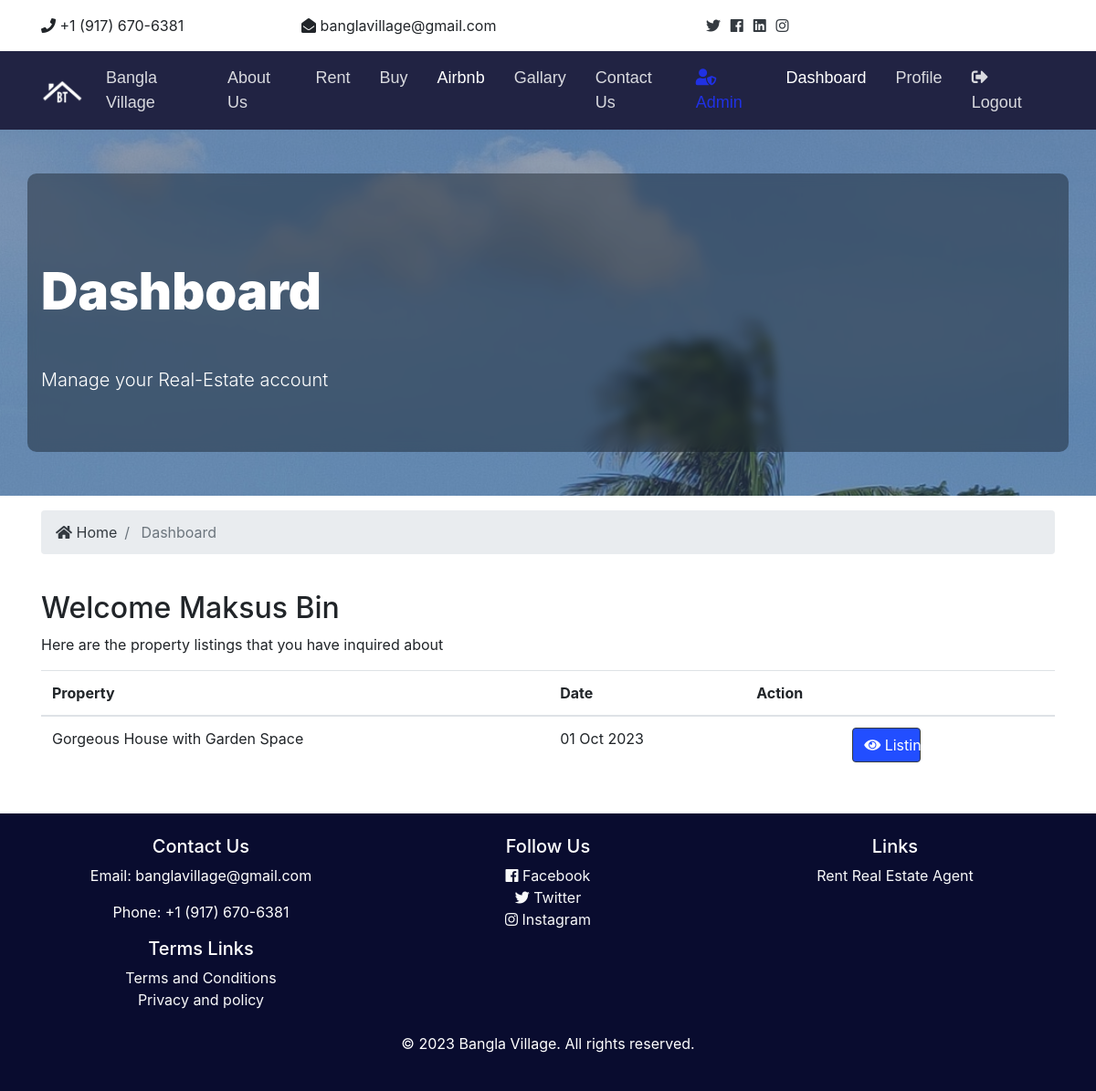
The app's page /en/accounts/dashboard (signed in) with its own data.
### accounts/models.py (models this page shows, shortened)
class CustomUser(AbstractUser):
    first_name = models.CharField(max_length=255, null=True,
                                  verbose_name=_("Firstname"))
    last_name = models.CharField(max_length=255, null=True,
                                 verbose_name=_("Lastname"))
    username = None
    phone = models.CharField(max_length=20, null=True,
                             verbose_name=_("Phone"))
    address = models.ForeignKey('core.Address', null=True, blank=True,
                                on_delete=models.DO_NOTHING,
                                verbose_name=_("Address"))
    email = models.EmailField(unique=True, verbose_name=_("Email"))
    USERNAME_FIELD = 'email'
    REQUIRED_FIELDS = []
    objects = CustomUserManager()
    def get_groups(self):
        return [group.name for group in self.groups.all()]
    get_groups.short_description = _("Groups")

### contacts/models.py (models this page shows, shortened)
class Contact(models.Model):
    listing = models.ForeignKey('listings.Listing',
                                on_delete=models.DO_NOTHING,
                                verbose_name=_("Listing"))
    user = models.ForeignKey(settings.AUTH_USER_MODEL,
                             on_delete=models.PROTECT, verbose_name=_("User"))
    phone = models.CharField(max_length=100, verbose_name=_("Phone"))
    message = models.TextField(blank=True, verbose_name=_("Message"))
    contact_date = models.DateTimeField(default=datetime.now, blank=True,
                                        verbose_name=_("Contact date"))
    can_access_documents = models.BooleanField(default=False,
                                               verbose_name=_("Docs access"))
    class Meta:
        ordering = ['-contact_date']
    def get_full_name(self):
        return f"{self.user.first_name} {self.user.last_name}"
    get_full_name.short_description = _("Client")
    def get_email(self):
        return f"{self.user.email}"
    get_email.short_description = _("Email")

### listings/models.py (models this page shows, shortened)
class Listing(models.Model):
    listing_type = models.ForeignKey(ListingType, on_delete=models.PROTECT,
                                     verbose_name=_("Listing type"))
    realtor = models.ForeignKey('accounts.Realtor',
                                on_delete=models.DO_NOTHING,
                                verbose_name=_("Realtor"))
    title = models.CharField(max_length=50, verbose_name=_("Title"))
    address = models.ForeignKey('core.Address', on_delete=models.PROTECT,
                                default=1, null=True,
                                verbose_name=_("Address"))
    description = models.TextField(blank=True,
                                   verbose_name=_("Description"))
    price = models.DecimalField(max_digits=20, decimal_places=2,
                                verbose_name=_("Price"))
    ceiling_height = models.FloatField(blank=True, null=True,
                                       verbose_name=_("Ceiling height"))
    bedrooms = models.PositiveIntegerField(verbose_name=_("Bedrooms"))
    bathrooms = models.PositiveIntegerField(verbose_name=_("Bathrooms"))
    garage = models.IntegerField(default=0,
                                 verbose_name=_("Garage"))
    sqft                                                                                                                                                                                    = models.FloatField(verbose_name=_("m²"))
    lot_size = models.FloatField(verbose_name=_("Lot size"))  # Grunstückgröße
    image = models.ImageField(upload_to=listing_dir_path,
                              verbose_name=_("Image"))
    listing_for = models.CharField(max_length=5, choices=LISTING_CHOICE,
                                   default="S", verbose_name=_("Listing for"))
    protected = models.BooleanField(default=False,
                                    verbose_name=_("Monument Protected"))
    is_published = models.BooleanField(default=True, verbose_name=_("Online"))
    free_from = models.DateField(default=datetime.now, blank=True,
                                 verbose_name=_("Free from"))
    created = models.DateTimeField(auto_now_add=True, null=True,
                                   verbose_name=_("Created"))
    updated = models.DateTimeField(auto_now=True, null=True,
                                   verbose_name=_("Updated"))
    def __str__(self):
        return self.title
    def get_total_rooms(self):
        return self.bedrooms + self.bedrooms
    get_total_rooms.short_description = _("# Rooms")
    def get_address(self):
        return (f"{self.address.street} {self.address.hn}, {self.address.city}"
                f", {self.address.state.country.shortcut}")
    get_address.short_description = _("Address")
    def get_price(self):
        return f"{self.price}€"
    get_price.short_description = _("Price")
    def get_sqft(self):
        return _("{} m²".format(self.sqft))
    get_sqft.short_description = _("m²")
    def get_ceiling_height(self):
        return f"{self.ceiling_height} m"
    get_ceiling_height.short_description = _("Ceiling Height")
    def get_image(self):
        return get_image_format(self.image)
    get_image.short_description = _('Image')
    def headshot_image(self):
        return get_headshot_image(self.image)
    headshot_image.short_description = _('Preview')
    def get_images(self):
        '''returns nr of inline images'''
        return self.listingimage_set.count() + 1 if self.image else \
            self.listingimage_set.count()
    get_images.short_description = _('# Images')
    def get_nr_files(self):
        '''returns nr of inline files'''
        return self.listingfile_set.count()
    get_nr_files.short_description = _('# Files')

### accounts/views.py (the view)
# urls.py: path('dashboard', dashboard, name='dashboard'),
def dashboard(request):
    user_contacts = Contact.objects.order_by('-contact_date').filter(
        user_id=request.user.id)
    context = {
        'contacts': user_contacts
    }
    return render(request, 'accounts/dashboard.html', context)

### core/context_processor.py (called while the page is built)
def global_variables(request):
    return {
        'domain_name': 'Bangla Village',
        'domain': "",
    }

### templates/accounts/dashboard.html (shortened to what this page needs)
{% extends 'core/base.html' %}
{% load static %}
{% load filters %}
{% block content %}
<section id="showcase-inner" class="py-5 showcase-text">
  <div class="container bg-blur">
    <div class="row">
      <div class="col-md-12 my-5">
        <h1 class="display-4 my-5 showcase-text">
          {{ _("Dashboard") }}
        </h1>
        <p class="lead ">{{ _("Manage your Real-Estate account") }}</p>
      </div>
    </div>
  </div>
</section>
<section id="bc" class="mt-3">
  <div class="container">
    <nav aria-label="breadcrumb">
      <ol class="breadcrumb">
        <li class="breadcrumb-item">
          <a href="{% url 'index' %}">
            <i class="fas fa-home"></i> {{ _("Home") }}</a>
        </li>
        <li class="breadcrumb-item active"> {{ _("Dashboard") }}</li>
      </ol>
    </nav>
  </div>
</section>
<section id="dashboard" class="py-4">
  <div class="container">
    <div class="row">
      <div class="col-md-12">
        <h2>{{ _("Welcome") }} {{ user.first_name }}</h2>
        <p>{{ _("Here are the property listings that you have inquired about") }}</p>
        {% if contacts %}
        <table class="table">
          <thead>
            <tr>
              <th>{{ _("Property") }}</th>
              <th>{{ _("Date") }}</th>
              <th>{{ _("Action") }}</th>
            </tr>
          </thead>
          <tbody>
            {% for contact in contacts %}
            <tr>
              <td>{{ contact.listing }}</td>
              <td>{{ contact.contact_date|date:"d M Y" }}</td>
              <td>
                <div class="row col-12 px-0">
                  <div class="col-12 col-md-6 col-lg-4 mb-1">
                  </div>
                  <div class="col-12 col-md-6 col-lg-4 mb-1 ">
                    <a class="btn btn-outline-primary btn-block"" href="{% url 'listing' contact.listing_id %}">
                      <i class="fas fa-eye"></i>
                      {{ _("Listing") }}
                    </a>
                  </div>
                  <div class="col-12 col-md-6 col-lg-4 mb-1">
                  </div>
                </div>
              </td>
            </tr>
            {% endfor %}
          </tbody>
        </table>
        {% else %}
        <p>{{ _("You have not made any inquiries") }}</p>
        {% endif %}
      </div>
    </div>
  </div>
</section>
{% endblock %}

### project/static/css/all.css (style rules this page uses)
.fa, .fas, .far, .fal, .fab { -moz-osx-font-smoothing: grayscale; -webkit-font-smoothing: antialiased; display: inline-block; font-style: normal; font-variant: normal; text-rendering: auto; line-height: 1; }
.fa-eye:before { content: "\f06e"; }
.fa-home:before { content: "\f015"; }
.fa, .fas { font-family: 'Font Awesome 5 Free'; font-weight: 900; }

### project/static/css/style.css (style rules this page uses)
#showcase-inner { background: url('../img/bg1.jpg'); background-repeat: no-repeat; background-size: cover; background-attachment: fixed; background-position: top center; position: relative; overflow: hidden; min-height: 200px; }
#showcase-inner::before { content: ''; position: absolute; top: 0; left: 0; min-height: 100%; width: 100%; background: #3d50757c; }
*, *:before, *:after { box-sizing: border-box; }
.bg-blur { background-color: #0c121a69 !important; backdrop-filter: blur(6px); border-radius: 10px; }
.showcase-text { font-weight: 900; color: white; text-align: left; }

### records on screen
CustomUser: first_name "Maksus Bin"
Contact: listing "Gorgeous House with Garden Space", contact_date "01 Oct 2023"
